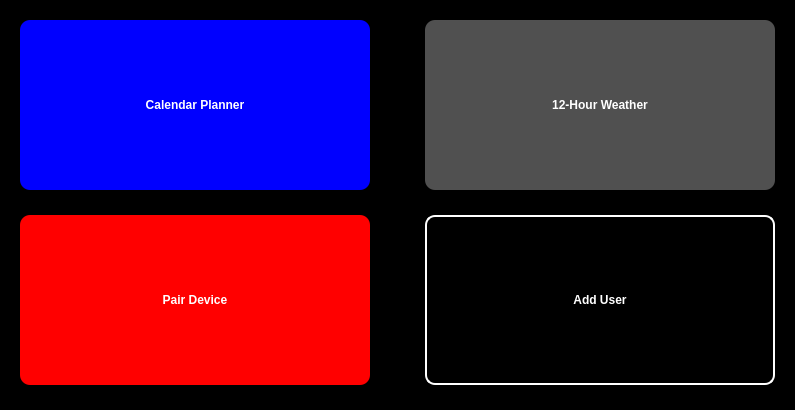
<?xml version="1.0" encoding="UTF-8"?>
<ui version="4.0">

 <class>MainWindow</class>
 <widget class="QWidget" name="MainWindow">
  <property name="geometry">
   <rect>
    <x>100</x>
    <y>100</y>
    <width>795</width>
    <height>410</height>
   </rect>
  </property>
  <property name="windowTitle">
   <string>Main Window</string>
  </property>
  <property name="styleSheet">
    <string notr="true">border-radius:10px;
background-color: #000000;
</string>
   </property>

 <widget class="QPushButton" name="calBtn">
   <property name="geometry">
    <rect>
     <x>20</x>
     <y>20</y>
     <width>350</width>
     <height>170</height>
    </rect>
   </property>
   <property name="styleSheet">
    <string notr="true">border-radius:10px;
font-weight: bold;
background-color: #0000FF;
color:white;
</string>
   </property>
   <property name="text">
    <string>Calendar Planner</string>
   </property>
  </widget>

  <widget class="QPushButton" name="wthrBtn">
   <property name="geometry">
    <rect>
     <x>425</x>
     <y>20</y>
     <width>350</width>
     <height>170</height>
    </rect>
   </property>
   <property name="styleSheet">
    <string notr="true">border-radius:10px;
font-weight: bold;
background-color: #505050;
color:white;
</string>
   </property>
   <property name="text">
    <string>12-Hour Weather</string>
   </property>
  </widget>

 <widget class="QPushButton" name="pairBtn">
   <property name="geometry">
    <rect>
     <x>20</x>
     <y>215</y>
     <width>350</width>
     <height>170</height>
    </rect>
   </property>
   <property name="styleSheet">
    <string notr="true">border-radius:10px;
font-weight: bold;
background-color: #FF0000;
color:white;
</string>
   </property>
   <property name="text">
    <string>Pair Device</string>
   </property>
  </widget>

<widget class="QPushButton" name="userBtn">
   <property name="geometry">
    <rect>
     <x>425</x>
     <y>215</y>
     <width>350</width>
     <height>170</height>
    </rect>
   </property>
   <property name="styleSheet">
    <string notr="true">border-radius:10px;
font-weight: bold;
border: 2px solid #FFFFFF;
background-color: #000000;
color:white;
</string>
   </property>
   <property name="text">
    <string>Add User</string>
   </property>
  </widget>


 </widget>

 <resources/>
 <connections/>
</ui>
